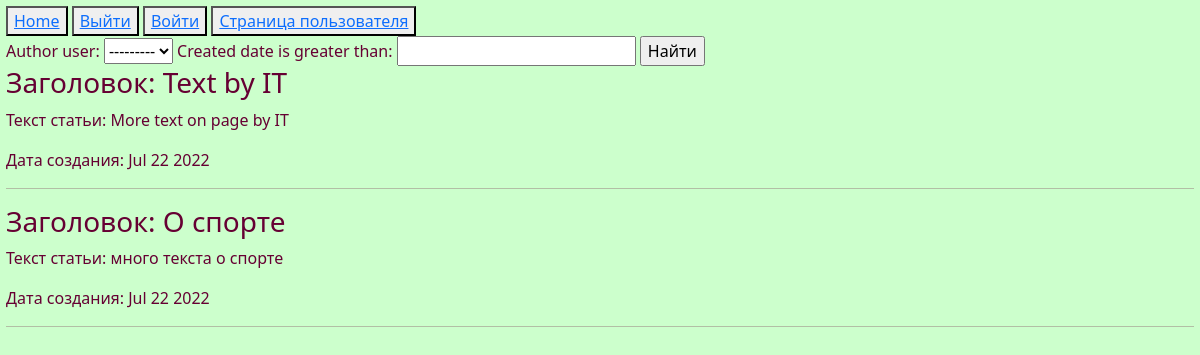
Page /news/search/ on the earlier database version.
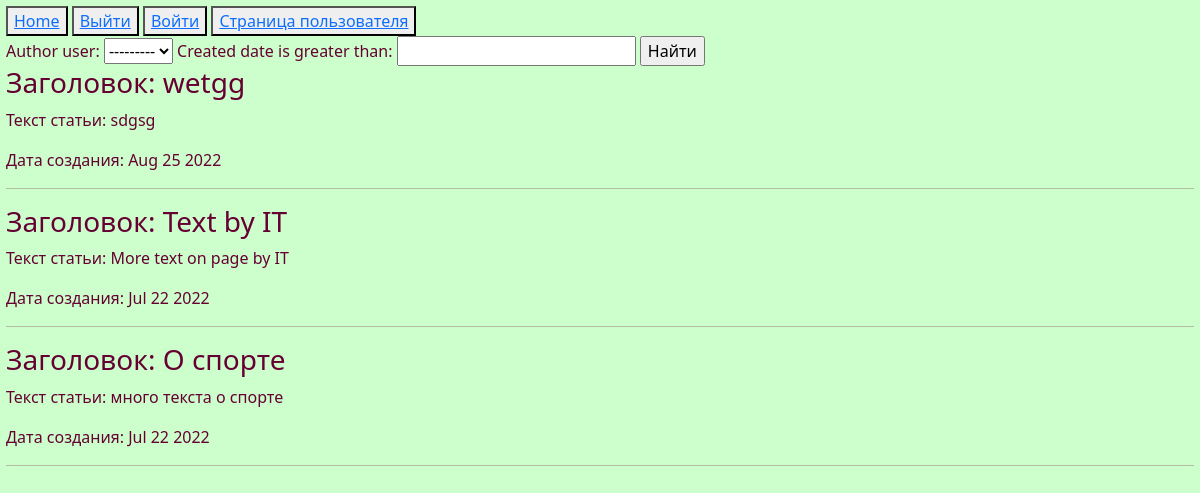
Same page on the later database version.
### news/models.py (models this page shows, shortened)
class Post(models.Model):
    article = 'a'
    news = 'n'
    POST_TYPE = [
        (article, "Статья"),
        (news, "Новость")
    ]
    author = models.ForeignKey(Author, on_delete=models.CASCADE)
    post_type = models.CharField(max_length=1, choices=POST_TYPE, default=article)
    created = models.DateTimeField(auto_now_add=True)
    cats = models.ManyToManyField(Category, through='PostCategory')
    title = models.CharField(max_length=256)
    text = models.TextField()
    rating = models.IntegerField(default=0)
    class Meta:
        verbose_name = 'Посты'
        verbose_name_plural = 'Посты'
        ordering = ['-created']

### news/views.py (the view)
# urls.py: path('search/', NewsSearch.as_view(), name='search'),
class NewsSearch(ListView):
    model = Post
    template_name = 'news/search.html'
    extra_context = {'title': 'Search page'}
    queryset = Post.objects.order_by('-created')
    def get_context_data(self, **kwargs):
        context = super().get_context_data(**kwargs)
        context['filter'] = PostFilter(self.request.GET, queryset=self.get_queryset())
        return context

### news/templates/news/search.html (shortened to what this page needs)
{% extends 'news/default.html' %}
{% block content%}
<form method="GET">
    <div class="form-group">
        {{ filter.form }}
        <input type="submit"  value="Найти">
    </div>
</form>
<div>
    {% if filter %}
    {% for p in filter.qs %}
            <h3>Заголовок:&nbsp;{{p.title}}</h3>
            <p>Текст статьи:&nbsp;{{p.text}}</p>
            <p>Дата создания:&nbsp;{{p.created|date:'M d Y'}}</p>
            <hr>
    {% endfor %}
    {% endif %}
</div>
{% endblock %}

Differences in the rows shown:
added Post: title "wetgg", text "sdgsg", created "Aug 25 2022"
